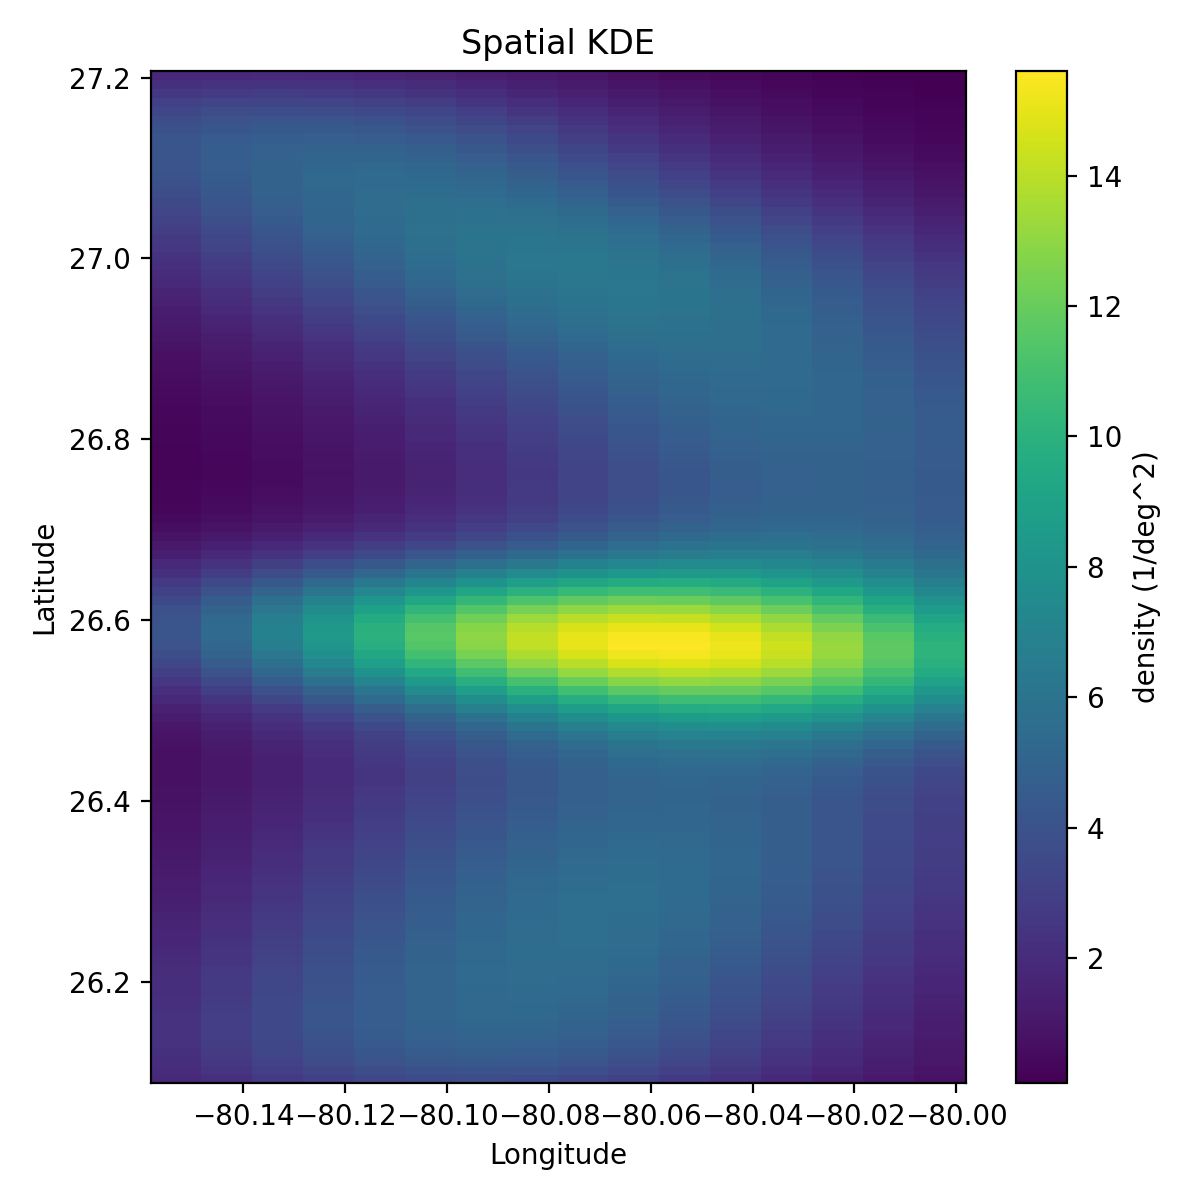

Write Python code to recreate this figure.
import argparse
import numpy as np
import pandas as pd


def _gaussian_kernel_2d(bw_lon: float, bw_lat: float, dlon: float, dlat: float, truncate: float = 3.0) -> np.ndarray:
    sx = max(bw_lon / max(dlon, 1e-12), 1e-6)
    sy = max(bw_lat / max(dlat, 1e-12), 1e-6)
    rx = int(np.ceil(truncate * sx))
    ry = int(np.ceil(truncate * sy))
    x = np.arange(-rx, rx + 1)
    y = np.arange(-ry, ry + 1)
    xx, yy = np.meshgrid(x, y, indexing="xy")
    k = np.exp(-0.5 * ((xx / sx) ** 2 + (yy / sy) ** 2))
    k /= k.sum() if k.sum() > 0 else 1.0
    return k.astype(np.float64, copy=False)


def _fft_convolve2d_same(img: np.ndarray, kernel: np.ndarray) -> np.ndarray:
    h, w = img.shape
    kh, kw = kernel.shape
    pad_h = h + kh - 1
    pad_w = w + kw - 1
    fh = int(2 ** np.ceil(np.log2(pad_h)))
    fw = int(2 ** np.ceil(np.log2(pad_w)))
    F_img = np.fft.rfftn(img, s=(fh, fw))
    F_ker = np.fft.rfftn(kernel, s=(fh, fw))
    conv = np.fft.irfftn(F_img * F_ker, s=(fh, fw)).real
    sh = (kh - 1) // 2
    sw = (kw - 1) // 2
    out = conv[sh:sh + h, sw:sw + w]
    return out


def kde_grid(
    lons: np.ndarray,
    lats: np.ndarray,
    lon_range=None,
    lat_range=None,
    grid_res_deg: float = 0.01,
    bandwidth_lon_deg: float = 0.05,
    bandwidth_lat_deg: float = 0.05,
):
    lons = np.asarray(lons, dtype=float)
    lats = np.asarray(lats, dtype=float)
    m = np.isfinite(lons) & np.isfinite(lats)
    lons = lons[m]
    lats = lats[m]
    if lons.size == 0:
        raise ValueError("No valid coordinates provided")
    if lon_range is None:
        lon_min = float(np.nanmin(lons))
        lon_max = float(np.nanmax(lons))
    else:
        lon_min, lon_max = float(lon_range[0]), float(lon_range[1])
    if lat_range is None:
        lat_min = float(np.nanmin(lats))
        lat_max = float(np.nanmax(lats))
    else:
        lat_min, lat_max = float(lat_range[0]), float(lat_range[1])
    d = max(grid_res_deg, 1e-6)
    lon_edges = np.arange(lon_min, lon_max + d, d, dtype=float)
    lat_edges = np.arange(lat_min, lat_max + d, d, dtype=float)
    H, xedges, yedges = np.histogram2d(
        lons, lats, bins=[lon_edges, lat_edges]
    )
    dlon = float(np.diff(xedges).mean()) if xedges.size > 1 else d
    dlat = float(np.diff(yedges).mean()) if yedges.size > 1 else d
    K = _gaussian_kernel_2d(bandwidth_lon_deg, bandwidth_lat_deg, dlon, dlat)
    smoothed = _fft_convolve2d_same(H, K)
    n = float(lons.size)
    cell_area = dlon * dlat
    density = smoothed / max(n * cell_area, 1e-12)
    return density, xedges, yedges


def run_from_csv(
    in_csv: str,
    lon_col: str = "Longitude",
    lat_col: str = "Latitude",
    grid_res_deg: float = 0.01,
    bandwidth_deg: float = 0.05,
    lon_range=None,
    lat_range=None,
    out_npz: str = "kde_grid.npz",
    out_png: str | None = None,
):
    df = pd.read_csv(in_csv)
    if lon_col not in df.columns or lat_col not in df.columns:
        raise ValueError(f"Missing required columns: {lon_col}, {lat_col}")
    lons = df[lon_col].to_numpy(dtype=float, copy=False)
    lats = df[lat_col].to_numpy(dtype=float, copy=False)
    density, lon_edges, lat_edges = kde_grid(
        lons,
        lats,
        lon_range=lon_range,
        lat_range=lat_range,
        grid_res_deg=grid_res_deg,
        bandwidth_lon_deg=bandwidth_deg,
        bandwidth_lat_deg=bandwidth_deg,
    )
    np.savez_compressed(
        out_npz,
        density=density.astype(np.float32),
        lon_edges=lon_edges.astype(np.float32),
        lat_edges=lat_edges.astype(np.float32),
    )
    if out_png is not None:
        try:
            import matplotlib.pyplot as plt
            X, Y = np.meshgrid(lon_edges, lat_edges, indexing="xy")
            plt.figure(figsize=(6, 6))
            plt.pcolormesh(X, Y, density.T, shading="auto")
            plt.xlabel("Longitude")
            plt.ylabel("Latitude")
            plt.title("Spatial KDE")
            plt.colorbar(label="density (1/deg^2)")
            plt.tight_layout()
            plt.savefig(out_png, dpi=200)
            plt.close()
        except Exception:
            pass
    return density, lon_edges, lat_edges


def _parse_range(s: str | None):
    if not s:
        return None
    parts = [p.strip() for p in s.split(",")]
    if len(parts) != 2:
        raise argparse.ArgumentTypeError("Range must be 'min,max'")
    return float(parts[0]), float(parts[1])


def main():
    p = argparse.ArgumentParser()
    p.add_argument("--csv", required=True)
    p.add_argument("--lon-col", default="Longitude")
    p.add_argument("--lat-col", default="Latitude")
    p.add_argument("--grid-res", type=float, default=0.01)
    p.add_argument("--bandwidth", type=float, default=0.05)
    p.add_argument("--lon-range", type=str, default=None)
    p.add_argument("--lat-range", type=str, default=None)
    p.add_argument("--out-npz", default="kde_grid.npz")
    p.add_argument("--out-png", default=None)
    args = p.parse_args()
    lon_range = _parse_range(args.lon_range)
    lat_range = _parse_range(args.lat_range)
    run_from_csv(
        args.csv,
        lon_col=args.lon_col,
        lat_col=args.lat_col,
        grid_res_deg=args.grid_res,
        bandwidth_deg=args.bandwidth,
        lon_range=lon_range,
        lat_range=lat_range,
        out_npz=args.out_npz,
        out_png=args.out_png,
    )


if __name__ == "__main__":
    main()

